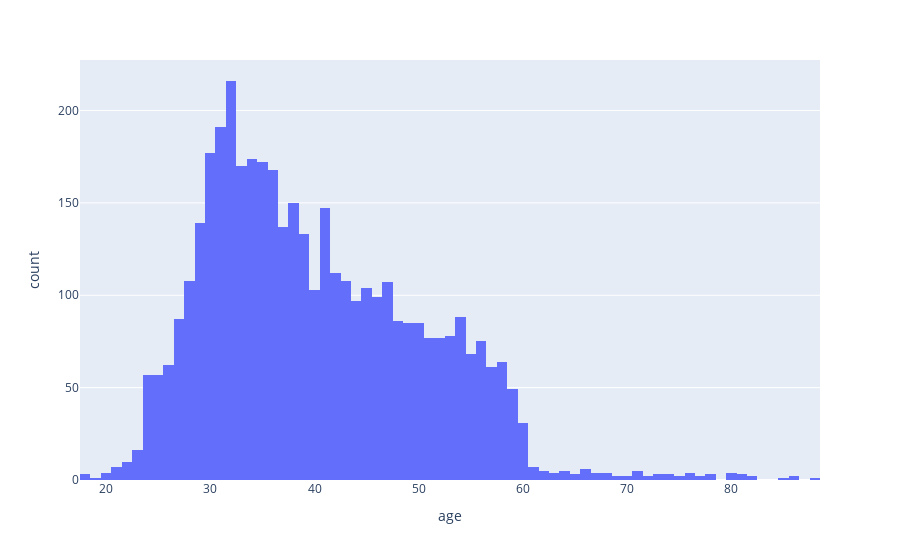

The cell this chart's notebook holds for it:
### Markdown cell above
Month might be a good predictor of the outcome variable

### Code cell
## Q. Write code for the visualization as shown below
fig = px.histogram(data, x="age")
fig.show()

### Figure 1 — Plotly figure (JSON) as saved in the notebook; plotly's stock layout.template omitted (floating-point values rounded to 4 significant figures; data arrays with more than 128 entries replaced by an {"elided": "..."} marker saying what was removed)
{"data": [{"alignmentgroup": "True", "bingroup": "x", "hovertemplate": "age=%{x}<br>count=%{y}<extra></extra>", "legendgroup": "", "marker": {"color": "#636efa", "pattern": {"shape": ""}}, "name": "", "offsetgroup": "", "orientation": "v", "showlegend": false, "type": "histogram", "x": {"elided": "4119 int values"}, "xaxis": "x", "yaxis": "y"}], "layout": {"barmode": "relative", "legend": {"tracegroupgap": 0}, "margin": {"t": 60}, "xaxis": {"anchor": "y", "domain": [0, 1], "title": {"text": "age"}}, "yaxis": {"anchor": "x", "domain": [0, 1], "title": {"text": "count"}}}}
